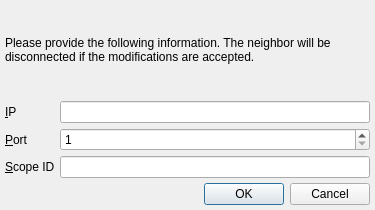
<?xml version="1.0" encoding="UTF-8"?>
<ui version="4.0">
 <class>ipinformation</class>
 <widget class="QDialog" name="ipinformation">
  <property name="geometry">
   <rect>
    <x>0</x>
    <y>0</y>
    <width>375</width>
    <height>210</height>
   </rect>
  </property>
  <property name="windowIcon">
   <iconset resource="../Icons/icons.qrc">
    <normaloff>:/Logo/spoton-button-32.png</normaloff>:/Logo/spoton-button-32.png</iconset>
  </property>
  <layout class="QVBoxLayout" name="verticalLayout">
   <property name="spacing">
    <number>5</number>
   </property>
   <property name="margin">
    <number>5</number>
   </property>
   <item>
    <widget class="QLabel" name="message">
     <property name="text">
      <string>&lt;html&gt;&lt;head/&gt;&lt;body&gt;&lt;p&gt;Please provide the following information. The neighbor will be disconnected if the modifications are accepted.&lt;/p&gt;&lt;/body&gt;&lt;/html&gt;</string>
     </property>
     <property name="wordWrap">
      <bool>true</bool>
     </property>
    </widget>
   </item>
   <item>
    <layout class="QGridLayout" name="gridLayout">
     <property name="spacing">
      <number>5</number>
     </property>
     <item row="0" column="0">
      <widget class="QLabel" name="label">
       <property name="text">
        <string>&amp;IP</string>
       </property>
       <property name="buddy">
        <cstring>ip</cstring>
       </property>
      </widget>
     </item>
     <item row="0" column="1">
      <widget class="QLineEdit" name="ip"/>
     </item>
     <item row="1" column="0">
      <widget class="QLabel" name="label_2">
       <property name="text">
        <string>&amp;Port</string>
       </property>
       <property name="buddy">
        <cstring>port</cstring>
       </property>
      </widget>
     </item>
     <item row="1" column="1">
      <widget class="QSpinBox" name="port">
       <property name="minimum">
        <number>1</number>
       </property>
       <property name="maximum">
        <number>65535</number>
       </property>
      </widget>
     </item>
     <item row="2" column="0">
      <widget class="QLabel" name="label_3">
       <property name="text">
        <string>&amp;Scope ID</string>
       </property>
       <property name="buddy">
        <cstring>scope</cstring>
       </property>
      </widget>
     </item>
     <item row="2" column="1">
      <widget class="QLineEdit" name="scope"/>
     </item>
    </layout>
   </item>
   <item>
    <widget class="QDialogButtonBox" name="buttonBox">
     <property name="orientation">
      <enum>Qt::Horizontal</enum>
     </property>
     <property name="standardButtons">
      <set>QDialogButtonBox::Cancel|QDialogButtonBox::Ok</set>
     </property>
    </widget>
   </item>
  </layout>
 </widget>
 <tabstops>
  <tabstop>ip</tabstop>
  <tabstop>port</tabstop>
  <tabstop>scope</tabstop>
  <tabstop>buttonBox</tabstop>
 </tabstops>
 <resources>
  <include location="../Icons/icons.qrc"/>
 </resources>
 <connections>
  <connection>
   <sender>buttonBox</sender>
   <signal>accepted()</signal>
   <receiver>ipinformation</receiver>
   <slot>accept()</slot>
   <hints>
    <hint type="sourcelabel">
     <x>248</x>
     <y>254</y>
    </hint>
    <hint type="destinationlabel">
     <x>157</x>
     <y>274</y>
    </hint>
   </hints>
  </connection>
  <connection>
   <sender>buttonBox</sender>
   <signal>rejected()</signal>
   <receiver>ipinformation</receiver>
   <slot>reject()</slot>
   <hints>
    <hint type="sourcelabel">
     <x>316</x>
     <y>260</y>
    </hint>
    <hint type="destinationlabel">
     <x>286</x>
     <y>274</y>
    </hint>
   </hints>
  </connection>
 </connections>
</ui>
